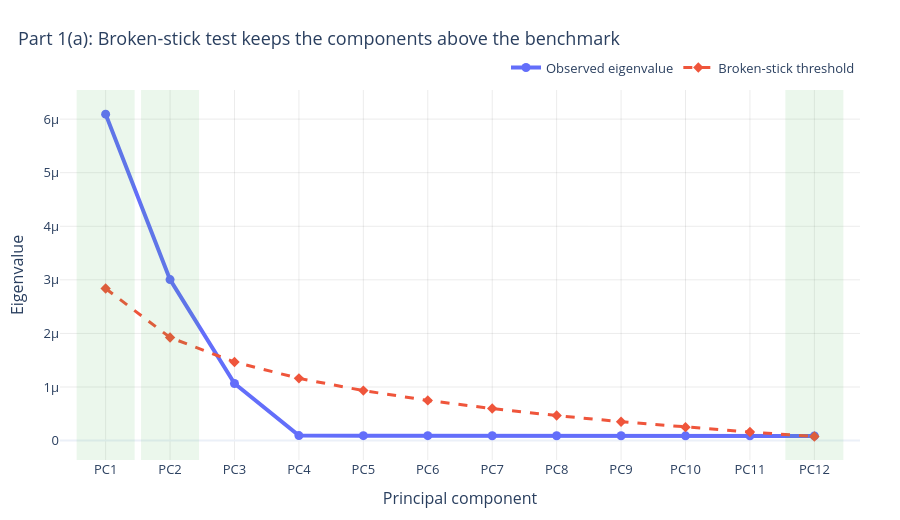

The notebook cell this image was saved under:
### Code cell
# Broken-stick test: observed eigenvalues versus random-share benchmark.
bs_df = pd.DataFrame({
    "PC": [f"PC{i}" for i in range(1, 13)],
    "Observed eigenvalue": eigenvalues,
    "Broken-stick threshold": broken_stick_threshold,
})
bs_df["Retained"] = bs_df["Observed eigenvalue"] > bs_df["Broken-stick threshold"]

fig = go.Figure()
fig.add_trace(go.Scatter(
    x=bs_df["PC"],
    y=bs_df["Observed eigenvalue"],
    mode="lines+markers",
    name="Observed eigenvalue",
    line=dict(width=4),
    marker=dict(size=9),
    hovertemplate="%{x}<br>Observed=%{y:.3e}<extra></extra>",
))
fig.add_trace(go.Scatter(
    x=bs_df["PC"],
    y=bs_df["Broken-stick threshold"],
    mode="lines+markers",
    name="Broken-stick threshold",
    line=dict(width=3, dash="dash"),
    marker=dict(size=8, symbol="diamond"),
    hovertemplate="%{x}<br>Threshold=%{y:.3e}<extra></extra>",
))

for idx, retained in enumerate(bs_df["Retained"]):
    if retained:
        fig.add_vrect(x0=idx-0.45, x1=idx+0.45, fillcolor="rgba(60, 180, 75, 0.10)", line_width=0)

fig.update_xaxes(title_text="Principal component")
fig.update_yaxes(title_text="Eigenvalue")
style_figure(fig, "Part 1(a): Broken-stick test keeps the components above the benchmark", height=520).show()

### Figure 1 — Plotly figure (JSON) as saved in the notebook; plotly's stock layout.template omitted (floating-point values rounded to 4 significant figures)
{"data": [{"hovertemplate": "%{x}<br>Observed=%{y:.3e}<extra></extra>", "line": {"width": 4}, "marker": {"size": 9}, "mode": "lines+markers", "name": "Observed eigenvalue", "type": "scatter", "x": ["PC1", "PC2", "PC3", "PC4", "PC5", "PC6", "PC7", "PC8", "PC9", "PC10", "PC11", "PC12"], "y": [6.093e-06, 3.004e-06, 1.066e-06, 9.275e-08, 9.224e-08, 9.15e-08, 9.018e-08, 8.984e-08, 8.915e-08, 8.863e-08, 8.827e-08, 8.78e-08]}, {"hovertemplate": "%{x}<br>Threshold=%{y:.3e}<extra></extra>", "line": {"dash": "dash", "width": 3}, "marker": {"size": 8, "symbol": "diamond"}, "mode": "lines+markers", "name": "Broken-stick threshold", "type": "scatter", "x": ["PC1", "PC2", "PC3", "PC4", "PC5", "PC6", "PC7", "PC8", "PC9", "PC10", "PC11", "PC12"], "y": [2.838e-06, 1.923e-06, 1.466e-06, 1.161e-06, 9.327e-07, 7.498e-07, 5.974e-07, 4.667e-07, 3.524e-07, 2.508e-07, 1.594e-07, 7.621e-08]}], "layout": {"font": {"size": 13}, "height": 520, "legend": {"orientation": "h", "x": 1, "xanchor": "right", "y": 1.02, "yanchor": "bottom"}, "margin": {"b": 60, "l": 60, "r": 40, "t": 90}, "shapes": [{"fillcolor": "rgba(60, 180, 75, 0.10)", "line": {"width": 0}, "type": "rect", "x0": -0.45, "x1": 0.45, "xref": "x", "y0": 0, "y1": 1, "yref": "y domain"}, {"fillcolor": "rgba(60, 180, 75, 0.10)", "line": {"width": 0}, "type": "rect", "x0": 0.55, "x1": 1.45, "xref": "x", "y0": 0, "y1": 1, "yref": "y domain"}, {"fillcolor": "rgba(60, 180, 75, 0.10)", "line": {"width": 0}, "type": "rect", "x0": 10.55, "x1": 11.45, "xref": "x", "y0": 0, "y1": 1, "yref": "y domain"}], "title": {"text": "Part 1(a): Broken-stick test keeps the components above the benchmark", "x": 0.02, "xanchor": "left"}, "xaxis": {"gridcolor": "rgba(0,0,0,0.08)", "showgrid": true, "title": {"text": "Principal component"}}, "yaxis": {"gridcolor": "rgba(0,0,0,0.08)", "showgrid": true, "title": {"text": "Eigenvalue"}}}}
